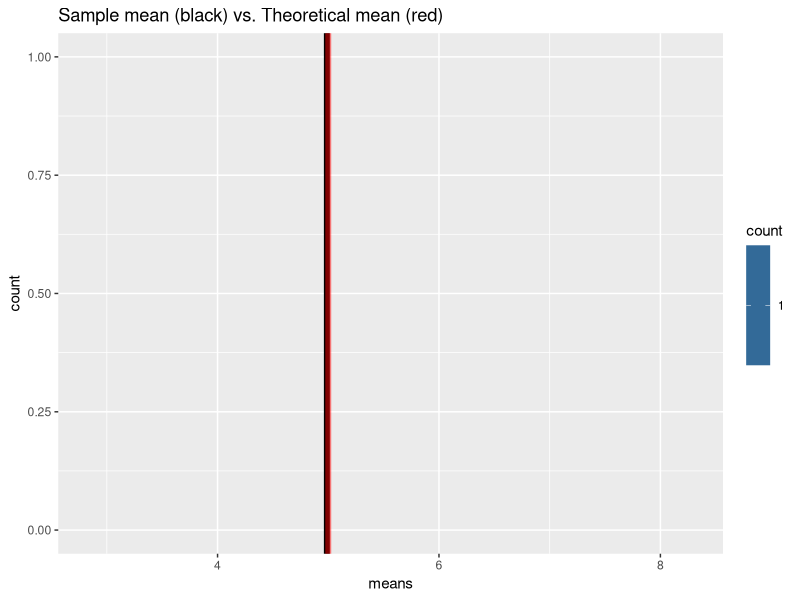

R code for this plot:
## ---- chunk 1
library(ggplot2)
## ---- chunk 2
set.seed(11)

nosim <- 1000
n <- 40
lambda <- 0.2

# generate simulations
sims <- data.frame(replicate(nosim, rexp(n, lambda)))

## ---- chunk 3
theor.mean <- 1 / lambda
theor.mean
## ---- chunk 4
means <- sapply(sims, mean)
sample.mean <- mean(means)
sample.mean
## ---- chunk 5
means <- data.frame(means)
ggplot(data = means, aes(x = means)) + 
  geom_bar(binwidth = 0.1, aes(fill=..count..)) + 
  geom_vline(aes(xintercept = sample.mean), colour="black", alpha=1, size = 2) +
  geom_vline(aes(xintercept = theor.mean), colour="red", alpha=0.5, size = 2) + 
  ggtitle("Sample mean (black) vs. Theoretical mean (red)")
## ---- chunk 6
theor.variance <- (1 / lambda) ^ 2
